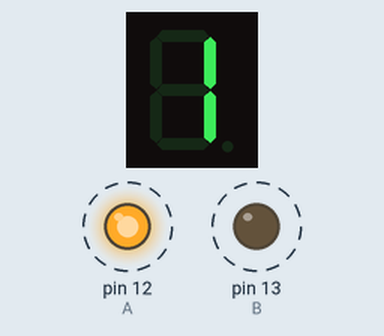
This sketch was run on a simulated Arduino Uno, built with avr-gcc and run on an emulated ATmega328P. Parts: 1-digit seven-segment display, output pins drawn as LEDs (lit = HIGH). Wiring (inferred from the names in the program): 1-digit 7-segment display, segments lit when HIGH: segments pin 2, pin 3, pin 4, pin 5, pin 6, pin 7, pin 8. Dashed ring = blinking. The segment pins are drawn as the display they are named for; pins used as bus, display or sensor lines are not drawn.

Above: at 0.07 s.
At 9.97 s:
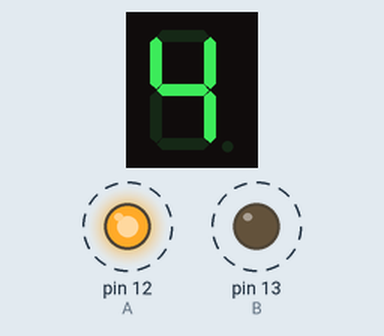
At 19.88 s:
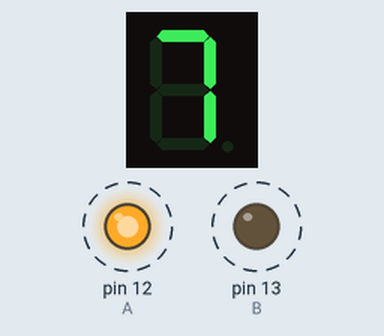
At 39.83 s:
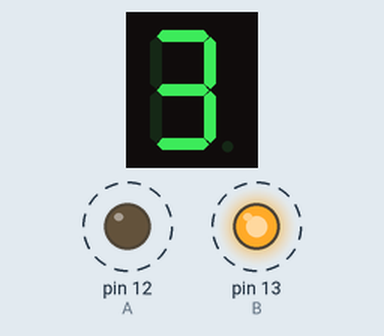
Timing chart, 0 to 40.0 s (numbered marks = the images above):
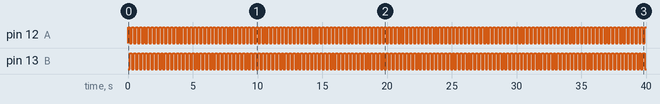

Measured:
- by itself, pin 12 (A), pin 13 (B): alternates HIGH for 0.15 s and LOW for 0.15 s
- what the display in image 3 shows lasts 0.4 s, from 39.5 s to 39.9 s

The sketch:

first002.ino
```cpp
int dayo = 0, tola = 0;
int a = 2, b = 3, c = 4, d = 5, e = 6, f = 7, g = 8;
int A = 12, B = 13;
void setup() {
  // put your setup code here, to run once:
  pinMode(a, OUTPUT);
  pinMode(b, OUTPUT);
  pinMode(c, OUTPUT);
  pinMode(d, OUTPUT);
  pinMode(e, OUTPUT);
  pinMode(f, OUTPUT);
  pinMode(g, OUTPUT);
  pinMode(A, OUTPUT);
  pinMode(B, OUTPUT);
  digitalWrite(A, HIGH);
  digitalWrite(B, HIGH);
}

void loop() {
  // put your main code here, to run repeatedly:
  dayo++;
  if (dayo==10){
    dayo=0;
    tola++;
  }
  if (tola==10){
    tola=0;
  }
  digits(dayo);
  digitalWrite(A, HIGH);
  digitalWrite(B, LOW);
  delay(150);
  digitalWrite(A, HIGH);
  digitalWrite(B, HIGH);
  digits(tola);
  digitalWrite(B, HIGH);
  digitalWrite(A, LOW);
  delay(150);
  digitalWrite(A, HIGH);
  digitalWrite(B, HIGH);

}


void digits(int seg) {
  switch (seg) {
    case 0:
      digitalWrite(a, HIGH);
      digitalWrite(b, HIGH);
      digitalWrite(c, HIGH);
      digitalWrite(d, HIGH);
      digitalWrite(e, HIGH);
      digitalWrite(f, HIGH);
      digitalWrite(g, LOW);
      break;
    case 1:
      digitalWrite(a, LOW);
      digitalWrite(b, HIGH);
      digitalWrite(c, HIGH);
      digitalWrite(d, LOW);
      digitalWrite(e, LOW);
      digitalWrite(f, LOW);
      digitalWrite(g, LOW);
      break;
    case 2:
      digitalWrite(a, HIGH);
      digitalWrite(b, HIGH);
      digitalWrite(c, LOW);
      digitalWrite(d, HIGH);
      digitalWrite(e, HIGH);
      digitalWrite(f, LOW);
      digitalWrite(g, HIGH);
      break;
    case 3:
      digitalWrite(a, HIGH);
      digitalWrite(b, HIGH);
      digitalWrite(c, HIGH);
      digitalWrite(d, HIGH);
      digitalWrite(e, LOW);
      digitalWrite(f, LOW);
      digitalWrite(g, HIGH);
      break;
    case 4:
      digitalWrite(a, LOW);
      digitalWrite(b, HIGH);
      digitalWrite(c, HIGH);
      digitalWrite(d, LOW);
      digitalWrite(e, LOW);
      digitalWrite(f, HIGH);
      digitalWrite(g, HIGH);
      break;
    case 5:
      digitalWrite(a, HIGH);
      digitalWrite(b, LOW);
      digitalWrite(c, HIGH);
      digitalWrite(d, HIGH);
      digitalWrite(e, LOW);
      digitalWrite(f, HIGH);
      digitalWrite(g, HIGH);
      break;
    case 6:
      digitalWrite(a, HIGH);
      digitalWrite(b, LOW);
      digitalWrite(c, HIGH);
      digitalWrite(d, HIGH);
      digitalWrite(e, HIGH);
      digitalWrite(f, HIGH);
      digitalWrite(g, HIGH);
      break;
    case 7:
      digitalWrite(a, HIGH);
      digitalWrite(b, HIGH);
      digitalWrite(c, HIGH);
      digitalWrite(d, LOW);
      digitalWrite(e, LOW);
      digitalWrite(f, LOW);
      digitalWrite(g, LOW);
      break;
    case 8:
      digitalWrite(a, HIGH);
      digitalWrite(b, HIGH);
      digitalWrite(c, HIGH);
      digitalWrite(d, HIGH);
      digitalWrite(e, HIGH);
      digitalWrite(f, HIGH);
      digitalWrite(g, HIGH);
      break;
    case 9:
      digitalWrite(a, HIGH);
      digitalWrite(b, HIGH);
      digitalWrite(c, HIGH);
      digitalWrite(d, LOW);
      digitalWrite(e, LOW);
      digitalWrite(f, HIGH);
      digitalWrite(g, HIGH);
      break;
  }
}
```
